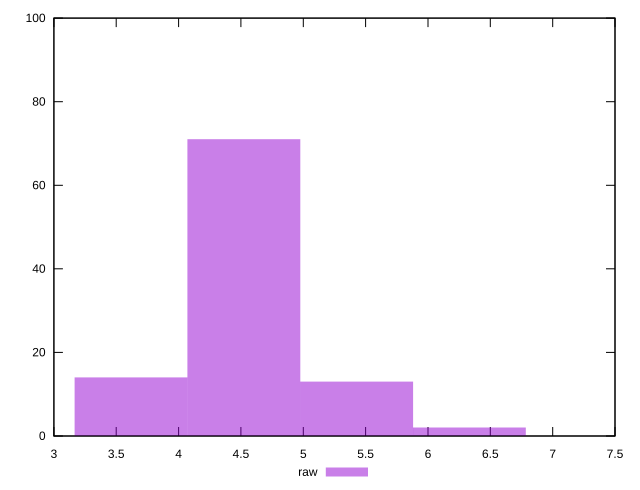

Recreate this plot in gnuplot.
reset
set terminal svg size 640, 490
set output "reprap/network-server-latency/samples/pages+cached+noexternal+nocss/raw/histogram.svg"

$raw <<EOF
4.5228006473251865 71
3.618240517860149 14
5.427360776790223 13
6.331920906255261 2
EOF

set key outside below
set boxwidth 0.9045601294650373
set yrange [0:100]
set style fill transparent solid 0.5 noborder

plot \
  $raw title "raw" with boxes, \


reset
